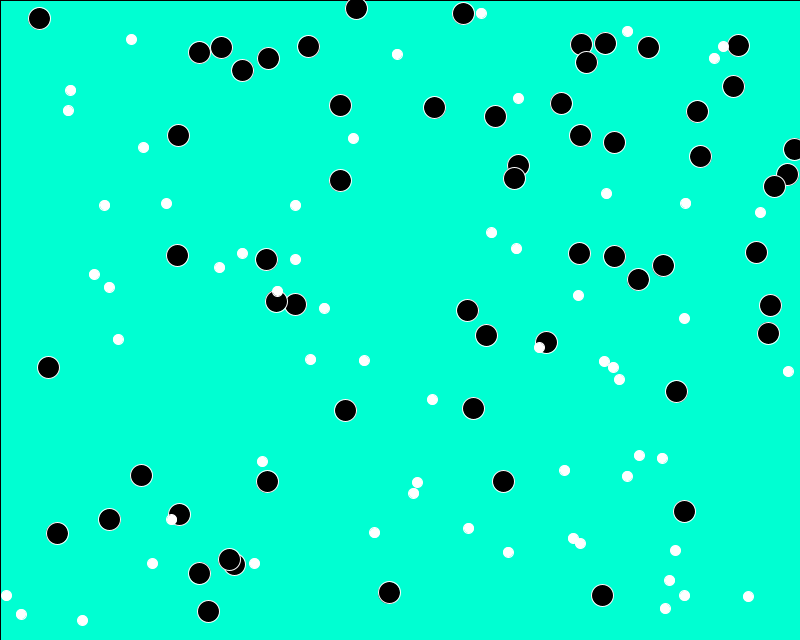
Frame 1 (no input)
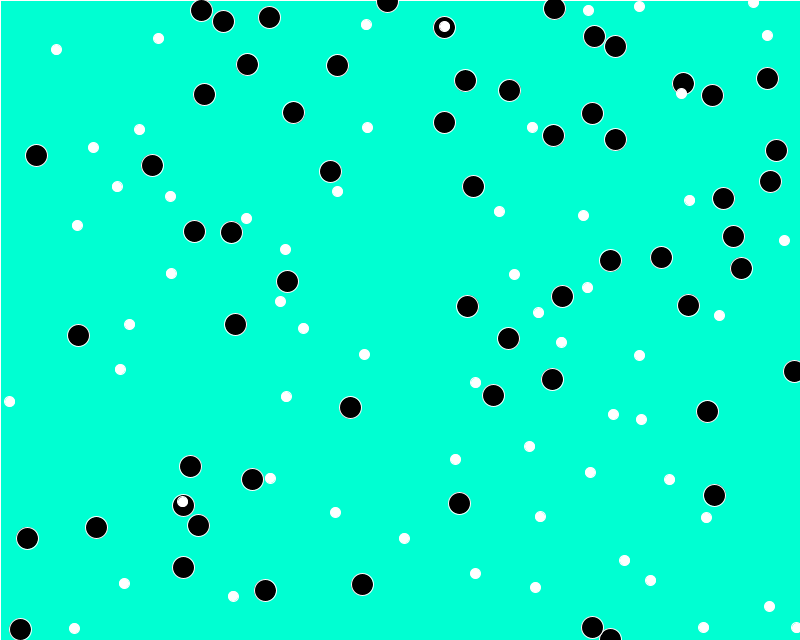
Frame 60 (the mouse pressed at the canvas centre just before this capture)
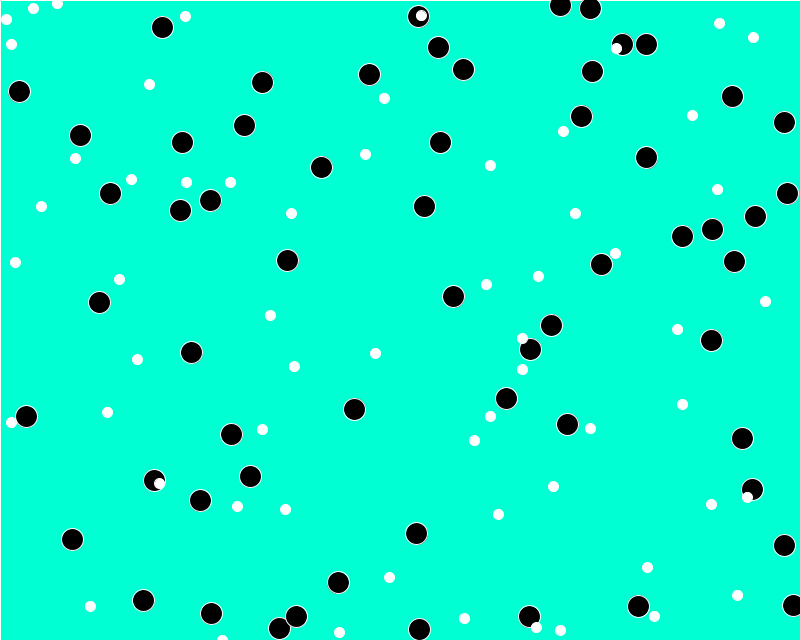
Frame 120 (the mouse held since frame 60 and released just before this capture)

The Processing sketch that drew these frames (run headless with seeded random() and noise(); from frame 60 on, the mouse is pressed at the canvas centre):

// Processing sketch: processing_186213
// ── processing_186213.pde

///////////////////////////////////////////////////////////////
// Inspired by Example 2.8 (シフマン, p.84)を変えました
// repulsive particles 反発しあう粒子たちと引き合うやつ
// modified version
///////////////////////////////////////////////////////////////
int N = 60; //Moverオブジェクトの数
int M = 10; //Attractorオブジェクトの数
Mover[] movers = new Mover[N]; //Moverクラスのオブジェクトの配列
Mover2[] movers2 = new Mover2[N]; //Mover2クラスのオブジェクトの配列
Attractor[] a = new Attractor[M]; //Attractorクラスのオブジェクト
float  G = 9.8;               //重力定数
float  Mass_p = 1;           //粒子たちの質量
float  velo_MAX = 1;           //速さ制限（これを超えたらリセット）
float  coef = 0.01;            //抗力係数
/////////////////////////////////////
void setup(){ ////////セットアップ
  size(800, 640); //窓のサイズを指定
  colorMode(HSB); //カラーモードはHSBモードで
  
  for(int i = 0; i < N; i++){
     movers[i] = new Mover(Mass_p, random(width), random(height)); //オブジェクト生成
     movers2[i] = new Mover2(Mass_p, random(width), random(height)); //オブジェクト生成
  }
  for(int i = 0; i < M; i++){
    a[i] = new Attractor(); //オブジェクト生成
  }
}
/////////////////////////////////////
void draw(){ ////////メインループ
  background(0);
  fill(120, 255, 255);            //透明度指定
  rect(0,0,width,height);  //箱を描く
  
  for(int i = 0; i < M; i++){
    if(a[i].exist == true){
      a[i].display(); //attractorの表示
    }
  }
    
  for(int i = 0; i < N; i++){
    for(int j = 0; j < M; j++){
      if(a[j].exist == true){
        PVector force = a[j].attract(movers[i]); //attractor a がmover[i]へ及ぼす力を計算
        movers[i].applyForce(force);   //力を印加
        force = a[j].attract2(movers2[i]); //attractor a がmover[i]へ及ぼす力を計算
        movers2[i].applyForce(force);   //力を印加
      }
    }
    if(false){//mousePressed){ ////もしもマウスボタンが押されたら
      float speed = movers[i].velocity.mag();
      float speed2 = movers2[i].velocity.mag();
      float dragMag = coef * speed * speed;
      float dragMag2 = coef * speed2 * speed2;
      PVector dragForce = movers[i].velocity.get();
      PVector dragForce2 = movers2[i].velocity.get();
      dragForce.mult(-1);
      dragForce2.mult(-1);
      dragForce.normalize();
      dragForce2.normalize();
      dragForce.mult(dragMag);
      dragForce2.mult(dragMag2);
      movers[i].applyForce(dragForce);
      movers2[i].applyForce(dragForce2);
      textSize(24);
      fill(60,10);
      text("Viscosity", width/2-60, height-50);
    }
 
    for(int j = 0; j < N; j++){  //相互作用処理
      if(i != j){
        PVector force_m = movers[j].attract(movers[i]); //物体 j が物体 i に及ぼす力を計算
        force_m.mult(0.8);
        movers[i].applyForce(force_m);                  //物体 i への力の適用
        
        PVector force_m2 = movers[j].attract2(movers2[i]); //物体 j が物体 i に及ぼす力を計算
        force_m2.mult(0.3);
        movers2[i].applyForce(force_m2);                  //物体 i への力の適用
        
        PVector force_m3 = movers2[j].attract(movers2[i]); //物体 j が物体 i に及ぼす力を計算
        force_m3.mult(1.5);
        movers2[i].applyForce(force_m3);                  //物体 i への力の適用
        
        PVector force_m4 = movers2[j].attract2(movers[i]); //物体 j が物体 i に及ぼす力を計算
        //force_m4.mult(10);
        //movers[i].applyForce(force_m4);                  //物体 i への力の適用
       
      }
    }
    
    movers[i].update();                //物体の状態を更新
    movers[i].checkVelocityForReset(); //制限速さを超えたらリセットする
    movers[i].display();               //物体の表示
    movers[i].periodicBoundary();      //周期的境界条件の実現
   
  }
  
  for(int i = 0; i < N; i++ ){
    movers2[i].update();                //物体の状態を更新
    movers2[i].checkVelocityForReset(); //制限速さを超えたらリセットする
    movers2[i].display();               //物体の表示
    movers2[i].periodicBoundary();      //周期的境界条件の実現
  } 
  //textSize(15);
  //fill(80);
  //text("Viscosity emerges by pressing the mouse button", 20, height - 20);
  //fill(150,255,255);
  //text("Repulsive particles in cone potential", 20, 20);
}
/////////////////////////////////////
//// クラスや関数の定義
/////////////////////////////////////
class Mover{ //////// Moverクラスの定義
  PVector location;     //位置
  PVector velocity;     //速度
  PVector acceleration; //加速度
  float   mass;         //質量
  float   s_max = 1.0;  //速度設定範囲
  
  Mover(float m, float x, float y){  //コンストラクタ
    mass = m;
    location = new PVector(x,y);
    velocity = new PVector(random(-s_max, s_max),random(-s_max, s_max));
    acceleration = new PVector(0,0);
  }
  
  void applyForce(PVector force){  ////ニュートンの第２法則
    PVector f = PVector.div(force, mass); //力を受け取って質量で除算
    acceleration.add(f);                  //加速度に加算
  }
  
  ////////
  PVector attract(Mover m){ ////引力（ここでは斥力：静電反発力）
    PVector force = PVector.sub(location, m.location);
    float distance = force.mag(); //物体とattractorの距離を取得
    force.normalize();            //規格化（長さを１に）
    float strength = -(G * mass * m.mass) / (distance * distance); //斥力
    force.mult(strength);         //単位ベクトルに万有引力の大きさを書ける
    return force;
  }
  PVector attract2(Mover2 m){ ////引力（ここでは斥力：静電反発力）
    PVector force = PVector.sub(location, m.location);
    float distance = force.mag(); //物体とattractorの距離を取得
    force.normalize();            //規格化（長さを１に）
    float strength = 0;
    if( distance >= 5){
      strength = (G * mass * m.mass) / (distance * distance); //斥力
    }
    force.mult(strength);         //単位ベクトルに万有引力の大きさを書ける
    return force;
  }
  ////////
  
  void update(){   ////状態更新
    velocity.add(acceleration); //加速度を「積分」して速度に
    location.add(velocity);     //速度を「積分」して位置に
    acceleration.mult(0);       //加速度のクリア（ゼロをかけ算）（毎回クリア）
  }
  
  void display(){ ////表示
    stroke(255); //ふちの色を指定
    fill(0); //中身の色を指定
    ellipse(location.x, location.y, 22, 22);
  }
  
  void periodicBoundary(){ ////周期的境界条件の実現
    if(location.x > width){
      location.x = 0;
    } else if(location.x < 0){
      location.x = width;
    }
    
    if(location.y > height){
      location.y = 0;
    } else if(location.y < 0){
      location.y = height;
    }
  }
  
  void checkVelocityForReset(){
    if(velocity.mag() > velo_MAX){
      velocity.mult(0.5);
    }
  }
}
class Mover2{ //////// Moverクラスの定義
  PVector location;     //位置
  PVector velocity;     //速度
  PVector acceleration; //加速度
  float   mass;         //質量
  float   s_max = 1.0;  //速度設定範囲
  
  Mover2(float m, float x, float y){  //コンストラクタ
    mass = m;
    location = new PVector(x,y);
    velocity = new PVector(random(-s_max, s_max),random(-s_max, s_max));
    acceleration = new PVector(0,0);
  }
  
  void applyForce(PVector force2){  ////ニュートンの第２法則
    PVector f = PVector.div(force2, mass); //力を受け取って質量で除算
    acceleration.add(f);                  //加速度に加算
  }
  
  ////////
  PVector attract(Mover2 m){ ////引力（ここでは斥力：静電反発力）
    PVector force2 = PVector.sub(location, m.location);
    float distance2 = force2.mag(); //物体とattractorの距離を取得
    force2.normalize();            //規格化（長さを１に）
    float strength2 = -(G * mass * m.mass) / (distance2 * distance2); //斥力
    force2.mult(strength2);         //単位ベクトルに万有引力の大きさを書ける
    return force2;
  }
  ////////
   PVector attract2(Mover m){ ////引力（ここでは斥力：静電反発力）
    PVector force = PVector.sub(location, m.location);
    float distance = force.mag(); //物体とattractorの距離を取得
    force.normalize();            //規格化（長さを１に） 
    float strength = 0;
    if(distance >= 5){
      strength = (G * mass * m.mass) / (distance * distance); //斥力
    }
    force.mult(strength);         //単位ベクトルに万有引力の大きさを書ける
    return force;
  }
  void update(){   ////状態更新
    velocity.add(acceleration); //加速度を「積分」して速度に
    location.add(velocity);     //速度を「積分」して位置に
    acceleration.mult(0);       //加速度のクリア（ゼロをかけ算）（毎回クリア）
  }
  
  void display(){ ////表示
    stroke(255); //ふちの色を指定
    fill(255); //中身の色を指定
    ellipse(location.x, location.y, 10, 10);
  }
  
  void periodicBoundary(){ ////周期的境界条件の実現
    if(location.x > width){
      location.x = 0;
    } else if(location.x < 0){
      location.x = width;
    }
    
    if(location.y > height){
      location.y = 0;
    } else if(location.y < 0){
      location.y = height;
    }
  }
  
  void checkVelocityForReset(){
    if(velocity.mag() > velo_MAX){
      velocity.mult(0.5);
    }
  }
}
////////
class Attractor{ ////////Attractorクラスの定義
  float mass;       //質量
  PVector location; //位置
  boolean exist = false;
  
  Attractor(){ //コンストラクタ
    //location = new PVector(width/2, height/2); //位置は窓の中央
    mass = 1;
  }
  
  PVector attract(Mover m){ ////引力
    PVector force = PVector.sub(location, m.location);
    //float distance = force.mag(); //物体とattractorの距離を取得
    float distance = 20;             //固定値すなわち，コーン（円錐）ポテンシャル
    force.normalize();               //規格化（長さを１に）
    float strength = (G * mass * m.mass) / (distance * distance); //引力
    force.mult(strength);           //単位ベクトルに引力の大きさを書ける
    return force;
  }
    
  PVector attract2(Mover2 m2){ ////引力
    PVector force2 = PVector.sub(location, m2.location);
    //float distance2 = force2.mag(); //物体とattractorの距離を取得
    float distance2 = 20;             //固定値すなわち，コーン（円錐）ポテンシャル
    force2.normalize();               //規格化（長さを１に）
    float strength2 = (G * mass * m2.mass) / (distance2 * distance2); //引力
    force2.mult(strength2);           //単位ベクトルに引力の大きさを書ける
    return force2;
  }
  
  void display(){ ////表示
    noStroke();
    fill(0,100);
    ellipse(location.x, location.y, width/20, height/20);
  }
}
////////
void mouseReleased(){ //存在してないAttractorを探したら、それを存在させ、場所をマウスの位置にする
  for(int i = 0; i < M; i++){
    if(a[i].exist == false){
      a[i].exist = true;
      a[i].location = new PVector(mouseX, mouseY);
      return;
    }
  }
}/*
void mouseReleased(){ ///マウスボタンを離したら各粒子の速度をランダムにセット
  for(int i = 0; i < N; i++){
    //movers[i].velocity.set(random(-2,2),random(-2,2),0);
    //movers[i].velocity.set(0,0,0);
    //movers2[i].velocity.set(0,0,0);
    //movers2[i].velocity.set(random(-2,2),random(-2,2),0);
    //movers2[i].location.x = random(100);
    //movers2[i].location.y = random(100);
    // "the 3rd argument ",0" is necessary in Processing 1.5.1
    // while, it is not necessary for Processing 2
  }
}*/
////////
